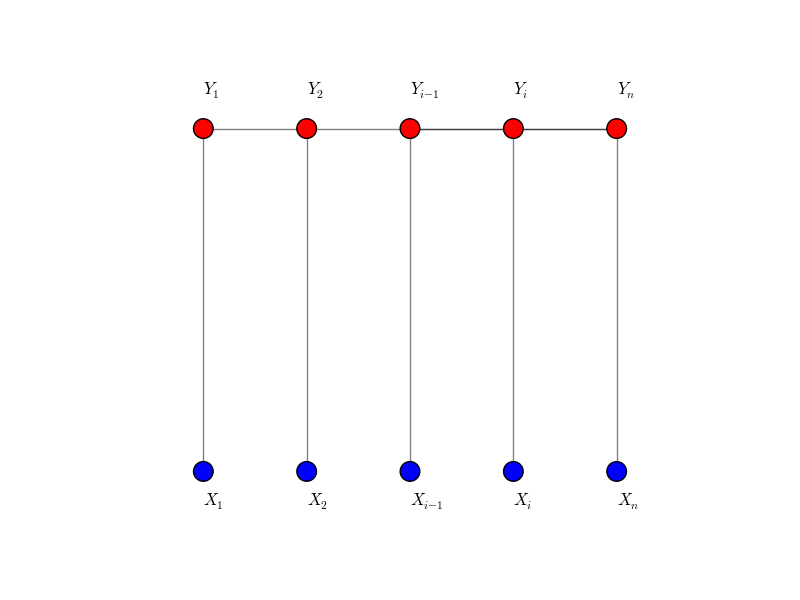

This figure's Python source:
#!/usr/bin/env python
# coding=utf8
#
# Author: Archer Reilly
# Date: 10/Apr/2016
# File: localmarkov.py
# Desc: draw graph of undirected with different node type for local markov
# property.
#
# Produced By CSRGXTU
import matplotlib.pyplot as plt
import networkx as nx
from numpy import array

G = nx.Graph()

# add 6 same nodes
nodes = [1, 2, 3, 4, 5]
G.add_nodes_from(nodes)

# nodes coordinates
pos = nx.spring_layout(G)
pos[1] = array([0, 0])
pos[2] = array([1, 0])
pos[3] = array([2, 0])
pos[4] = array([-1, 0])
pos[5] = array([-2, 0])

pos[6] = array([0, 1])
pos[7] = array([1, 1])
pos[8] = array([2,  1])
pos[9] = array([-1, 1])
pos[10] = array([-2, 1])

# add edges between nodes
edges = [(10, 9), (9, 8), (8, 7), (7, 6), (1, 6), (2, 7), (3, 8), (4, 9), (5, 10)]
G.add_edges_from(edges)

# draw the nodes
nx.draw_networkx_nodes(G, pos, nodelist=[1, 2, 3, 4, 5], node_color='b', node_size=200, alpha=1)
nx.draw_networkx_nodes(G, pos, nodelist=[6, 7, 8, 9, 10], node_color='r', node_size=200, alpha=1)

# draw the edges
# nx.draw_networkx_edges(G, pos, width=1.0, alpha=0.5)
nx.draw_networkx_edges(G, pos, edgelist=edges, width=1.0, alpha=0.5)

# use plt plot the graph and remove axis
plt.axis('off')
plt.annotate(r'$Y_1$', (-2, 1.1))
plt.annotate(r'$Y_2$', (-1, 1.1))
plt.annotate(r'$Y_{i-1}$', (0, 1.1))
plt.annotate(r'$Y_i$', (1, 1.1))
plt.annotate(r'$Y_n$', (2, 1.1))

plt.annotate(r'$X_1$', (-2, -0.1))
plt.annotate(r'$X_2$', (-1, -0.1))
plt.annotate(r'$X_{i-1}$', (0, -0.1))
plt.annotate(r'$X_i$', (1, -0.1))
plt.annotate(r'$X_n$', (2, -0.1))

plt.savefig("linearchainsame.png")
plt.savefig("linearchainsame.eps", format="eps")
plt.show()
